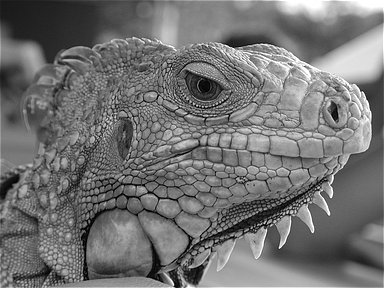
#> input picture Image encryption/Greyscale/Input.png, 384 x 288 px, found by its file name
$ python 'ModularArithmetic_Implementation (1).py'
#> lines starting #> are read from the running program, lines starting #| are printed output that depends on the picture
### Image encryption/utils/psnr.py
## Adapted from: https://en.wikipedia.org/wiki/Peak_signal-to-noise_ratio
import math
import os
import numpy as np
from PIL import Image

def psnr(original, decrypted):
    mse = np.mean((original - decrypted) ** 2)
    if mse == 0:
        return 100
    PIXEL_MAX = 255.0
    PSNR = 20 * math.log10(PIXEL_MAX / math.sqrt(mse))
    return PSNR

### Image encryption/utils/ncorr.py
## Adapted from: https://xcdskd.readthedocs.io/en/latest/cross_correlation/cross_correlation_coefficient.html
import numpy as np
import math
from PIL import Image

def normxcorr2D(input_image, output_image):
    # Converting to nparray of type float
    t = np.asarray(output_image, dtype=np.float64)
    t = t - np.mean(t)
    denomt = math.sqrt(np.sum(np.square(t)))

    i = np.asarray(input_image, dtype=np.float64)
    i = i - np.mean(i)
    denomi = math.sqrt(np.sum(np.square(i)))

    num_sum = np.multiply(i, t)

    numerator = np.sum(num_sum)

    nxcorr = 0

    if denomt != 0 and denomi != 0:
        nxcorr = numerator / (denomt * denomi)

    return nxcorr

### Image encryption/utils/mse.py
import math
import os
import numpy as np
from PIL import Image

def mse(original, decrypted):
    Square = (original - decrypted) ** 2
    Mean_squared_Error = np.mean(Square)
    return Mean_squared_Error

### Image encryption/Greyscale/ModularArithmetic_Implementation (1).py
# Modular Arithmetic implementation for Grayscale Image
import sys
sys.path.append(r"D:\Coding\Image Encryption\utils")

import numpy as np
from PIL import Image
from psnr import psnr
from ncorr import normxcorr2D
from mse import mse

def encrypt(input_image, share_size):
    image = np.asarray(input_image)
    (row, column) = image.shape
    #row -> height
    #column -> width
    #depth -> no of channels = 0 for grayscale images
    shares = np.random.randint(0, 256, size=(row, column, share_size))
    shares[:,:,-1] = image.copy()
    for i in range(share_size-1):
        shares[:,:,-1] = (shares[:,:,-1] + shares[:,:,i])%256

    return shares, image

def decrypt(shares):
    (row, column, share_size) = shares.shape
    shares_image = shares.copy()
    for i in range(share_size-1):
    	shares_image[:,:,-1] = (shares_image[:,:,-1] - shares_image[:,:,i] + 256)%256

    final_output = shares_image[:,:,share_size-1]
    output_image = Image.fromarray(final_output.astype(np.uint8))
    return output_image, final_output


if __name__ == "__main__":

    print("Save input image as 'Input.png' in the same folder as this file\n")

    share_size = int(input("Input the number of random images you want to create : "))
#> the answer given: 100


    try:
        input_image = Image.open('Grayscale/Input.png').convert('L')
#> input_image is the input picture: PIL image 384x288 L; min 0, max 255, mean 114.5

    except FileNotFoundError:
    	print("Input file not found!")
    	exit(0)

    print("Image upload was successfull!")
    print("Input image size (in pixels) : ", input_image.size)
#| Input image size (in pixels) :  (384, 288)
    print("Number of shares image = ", share_size)

    shares, input_matrix = encrypt(input_image, share_size)

    for ind in range(share_size):
        image = Image.fromarray(shares[:,:,ind].astype(np.uint8))
        name = "Grayscale/outputs/MA_Share_" + str(ind+1) + ".png"
        image.save(name)
#> this loop made 100 passes
#> pass 1, `image = Image.fromarray(shares[:,:,ind].astype(np.uint8))`:
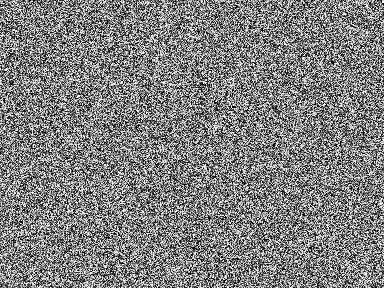
#> image: PIL image 384x288 L; min 0, max 255, mean 127.8
#> pass 2, `image = Image.fromarray(shares[:,:,ind].astype(np.uint8))`:
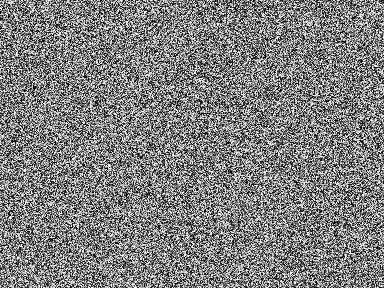
#> image: PIL image 384x288 L; min 0, max 255, mean 127.2
#> pass 3, `image = Image.fromarray(shares[:,:,ind].astype(np.uint8))`:
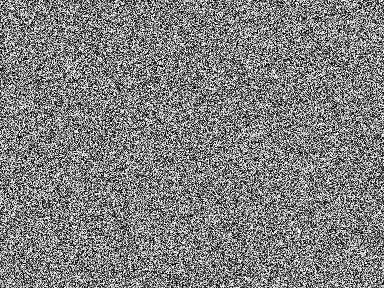
#> image: PIL image 384x288 L; min 0, max 255, mean 127.3
#> after the loop:
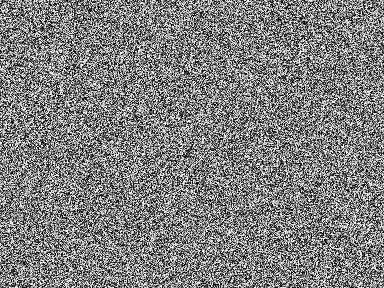
#> image: PIL image 384x288 L; min 0, max 255, mean 127.2

    output_image, output_matrix = decrypt(shares)

    output_image.save('Grayscale/outputs/Output_MA.png')
    print("Image is saved 'Output_MA.png' ...")

    print("Evaluation metrics : ")
    print(f"PSNR value is {psnr(input_matrix, output_matrix)} dB")
#> in psnr, `mse = np.mean((original - decrypted) ** 2)`: mse = 0
#| PSNR value is 100 dB
    print(f"Mean NCORR value is {normxcorr2D(input_matrix, output_matrix)}")
#> in normxcorr2D, `denomt = math.sqrt(np.sum(np.square(t)))`: denomt = 15412.5
#> in normxcorr2D, `num_sum = np.multiply(i, t)`:
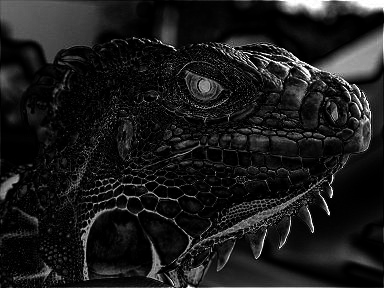
#> num_sum: shape (288, 384) float64; min 0.21, max 19728.6, mean 2147.9; drawn with min black and max white
#> in normxcorr2D, `numerator = np.sum(num_sum)`: numerator = 237545873.7
#> in normxcorr2D, `nxcorr = numerator / (denomt * denomi)`: nxcorr = 1
#| Mean NCORR value is 1.0
    print(f"MSE value is {mse(input_matrix, output_matrix)}")
#> in mse, `Square = (original - decrypted) ** 2`: Square: shape (288, 384) int64; every value is 0
#> in mse, `Mean_squared_Error = np.mean(Square)`: Mean_squared_Error = 0
#| MSE value is 0.0
